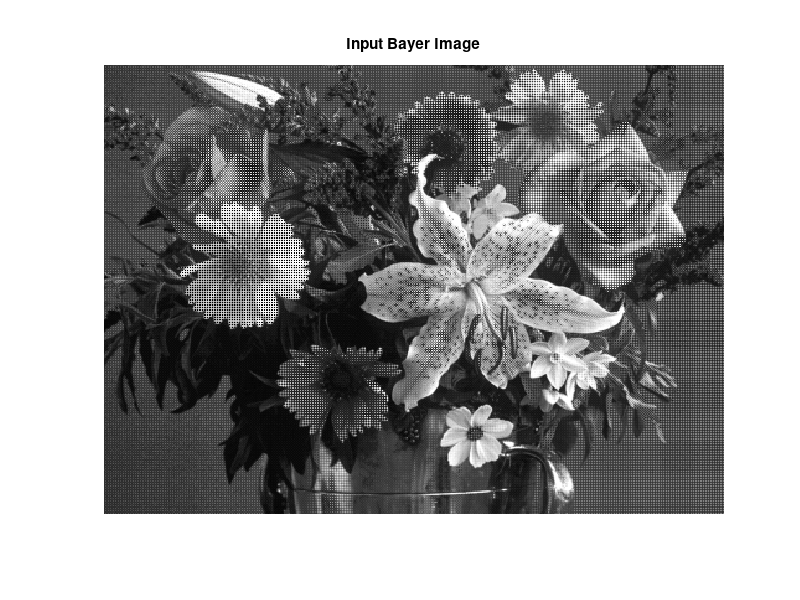
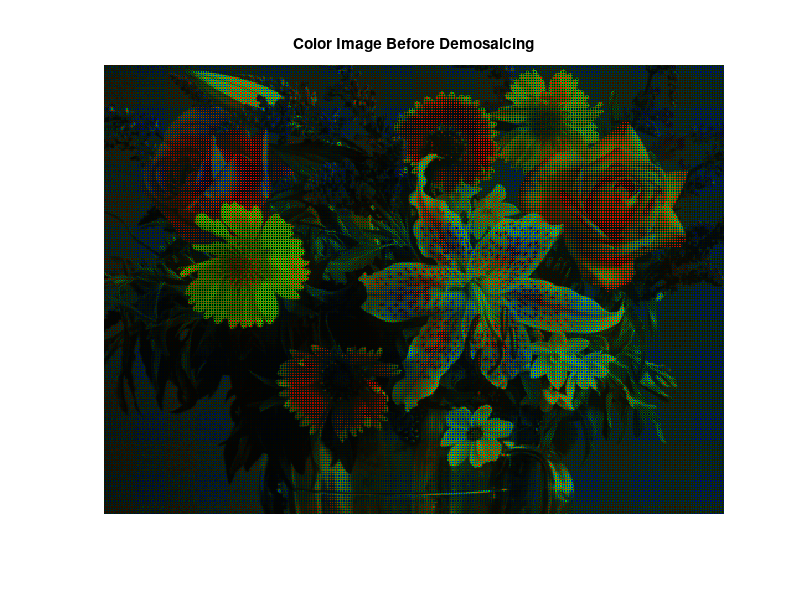
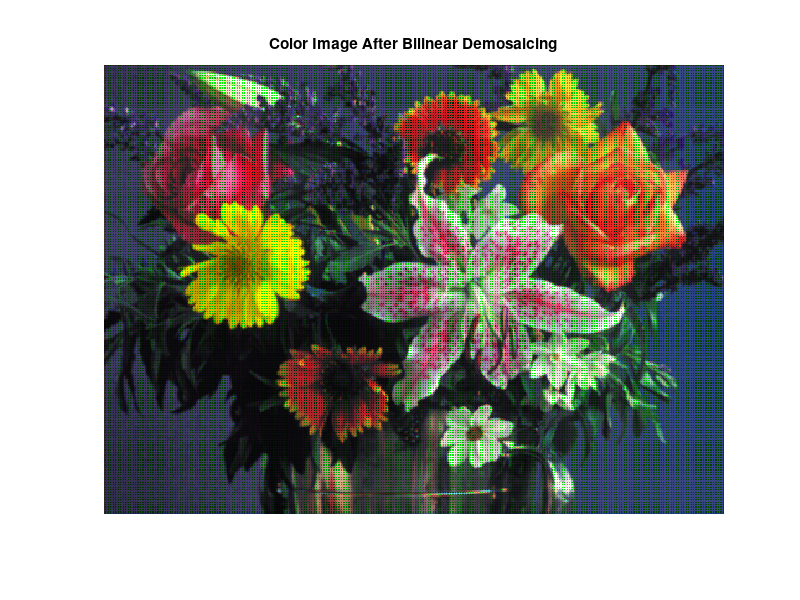

MATLAB code to generate these figures, in order: (Note: this script raises an error after producing the figures.)
%demosaic.m
%Author: Edward Venator
%EECS 490, Assignment 5
%Fall 2011
%Performs demosaicking of Bayer pattern in bayerimg.mat by linear
%interpolation and outputs result to output/demosaic_result.png

clear all;

%Load and display input image
load bayerimg.mat;
figure(1);
imshow(bayerimg);
title('Input Bayer Image');
[im_height, im_width] = size(bayerimg);

%Create Color Masks
r_mask = uint8(mod(1:im_height,2)' * mod(1:im_width,2));
b_mask = circshift(r_mask, [1,1]);
g_mask = circshift(r_mask, [1,0]) + circshift(r_mask, [0,1]);

%Basic Color Image (No interpolation)
color_im = cat(3, r_mask .* bayerimg, g_mask .* bayerimg, b_mask .* bayerimg);
figure(2);
imshow(color_im);
title('Color Image Before Demosaicing');

%Perform Interpolation
r_kernel = [
    1,2,1;
    0,4,0;
    1,2,1]/4;
r_channel = uint8(imfilter(double(color_im(:,:,1)), r_kernel));

g_kernel = [
    0,1,0;
    1,4,1;
    0,1,0]/4;
g_channel = uint8(imfilter(double(color_im(:,:,2)), g_kernel));

b_kernel = [
    1,0,1;
    2,4,2
    1,0,1]/4;
b_channel = uint8(imfilter(double(color_im(:,:,3)), b_kernel));

%Combine Channels
im_out = cat(3,r_channel, g_channel, b_channel);
figure(3);
imshow(im_out);
title('Color Image After Bilinear Demosaicing');

%Save Image
imwrite(im_out,'output/demosaic_result.png','png');
